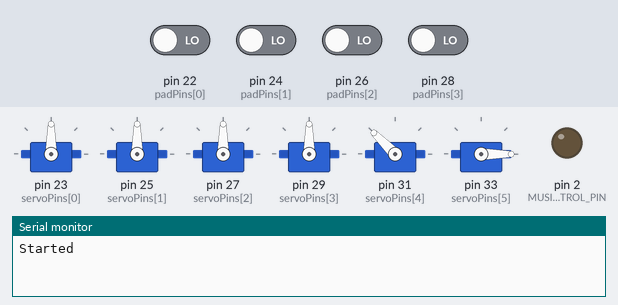
Bench run of a sketch on a simulated Arduino Mega 2560, built with avr-gcc and run on an emulated ATmega2560. Parts: 6 × servo, output pins drawn as LEDs (lit = HIGH), the last lines printed to the serial monitor. Dashed ring = blinking. Inputs (shaded band) come from the test bench; at power-on: pin 22 (padPins[0]), pin 24 (padPins[1]), pin 26 (padPins[2]), pin 28 (padPins[3]) LOW.

Above: at 5.7 s.
5.8 s: pin 24 (padPins[1]) driven HIGH
At 8.3 s:
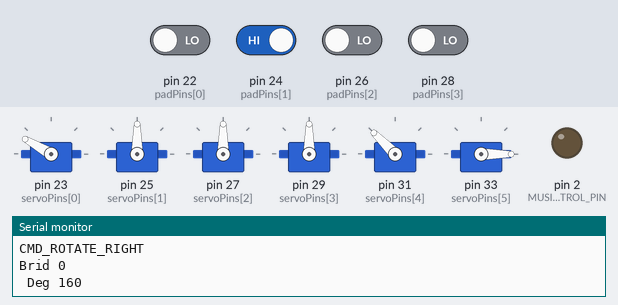
8.8 s: pin 26 (padPins[2]) driven HIGH
At 9.4 s:
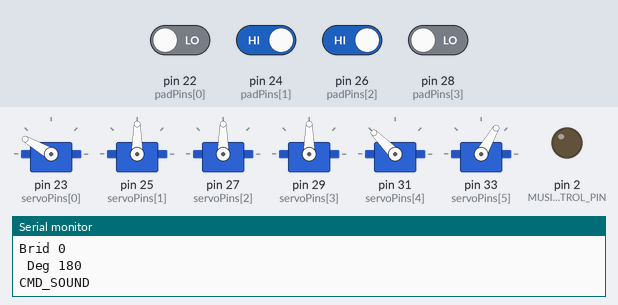
11.8 s: pin 22 (padPins[0]) driven HIGH
At 12.9 s:
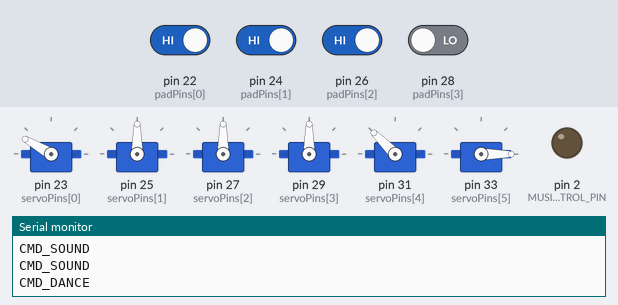
14.4 s: pin 24 (padPins[1]) driven LOW
At 15.6 s:
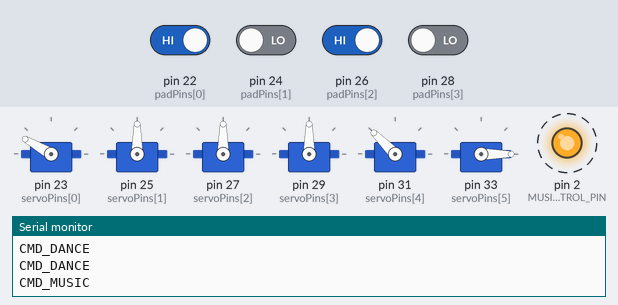
17.4 s: pin 26 (padPins[2]) driven LOW
At 18.2 s:
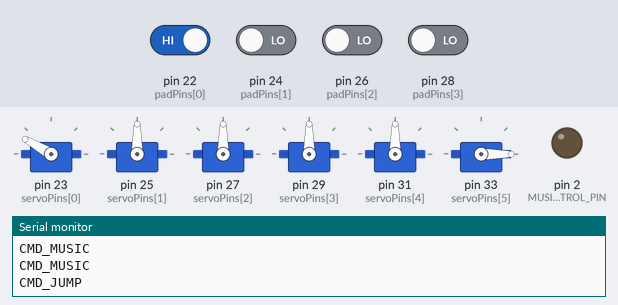
20.4 s: pin 22 (padPins[0]) driven LOW
At 21.8 s:
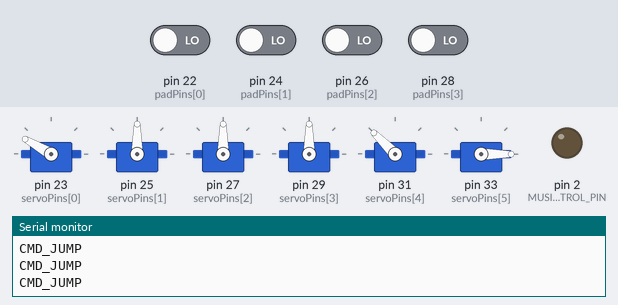
Timing chart, 0 to 22.9 s (numbered marks = the images above; inputs shaded):
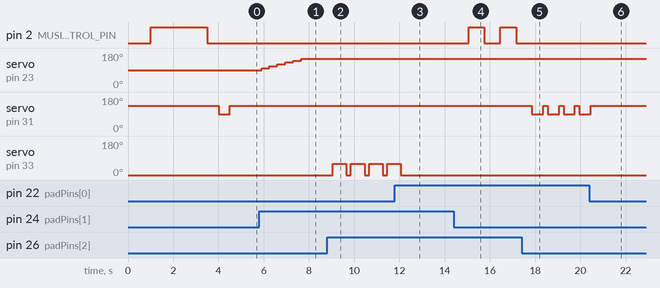

Measured:
- after the input at 5.8 s, servo on pin 23 (servoPins[0]): moves from 90° to 150° over 1.8 s, starting after 0.10 s
- after the input at 8.8 s, servo on pin 33 (servoPins[5]): alternates 60° for 0.60 s and 0° for 0.20 s, starting after 0.26 s
- after the input at 11.8 s, servo on pin 33 (servoPins[5]): goes on until 12.1 s, then stays 0°
- after the input at 14.4 s, pin 2 (MUSIC_CONTROL_PIN): alternates HIGH for 0.70 s and LOW for 0.70 s, starting after 0.66 s
- after the input at 17.4 s, pin 2 (MUSIC_CONTROL_PIN): stops changing and stays LOW; servo on pin 31 (servoPins[4]): alternates 135° for 0.20 s and 90° for 0.50 s, starting after 0.46 s
- after the input at 20.4 s, servo on pin 31 (servoPins[4]): goes on until 20.5 s, then stays 135°

The sketch:

DancingBirds.ino
```cpp
/**
 * \file DancingBirds.ino
 * \brief The arduino file for the dancing birds project
 *
 * \date September-October 2018
 * \author Enrico Miglino <balearicdynamics@gmail.com>
 * \version 1.0
 *
 */
#include <Servo.h>

#define _DEBUG

#define BIRD1_PIN 0             ///< Bird pin index (servo control)
#define BIRD2_PIN 1             ///< Bird pin index (servo control)
#define BIRD3_PIN 2             ///< Bird pin index (servo control)
#define BIRD4_PIN 3             ///< Bird pin index (servo control)
#define BRID_PLATFORM_PIN 4     ///< Queue motion servo
#define MUSICBUTTON_PIN 5       ///< Music selection button servo
#define MUSIC_CONTROL_PIN 2     ///< Music power pin

#define NUMSERVOS 6             ///< Number of servos organised in an array

#define MIN_ANGLE 0     ///< Real min angle of the servo. 0-180 Deg is refactored to it
#define MAX_ANGLE 150   ///< Ream max angle of the servo. 0-180 Deg is rfactored to it

//! Array of the servo pins
int servoPins[NUMSERVOS] = { 23, 25, 27, 29, 31, 33 };
//! Array of the servo library instances (one every servo)
Servo servos[NUMSERVOS];

// ===============================================
//  Pad pins
// ===============================================
#define NUM_PADS 4    ///< Pad buttons bits

//! Array of the pad pins
int padPins[NUM_PADS] = { 22, 24, 26, 28 };

// ===============================================
//  Birds Commands
// ===============================================

#define CMD_JUMP 0x01               ///< Birds platform jump once
#define CMD_ROTATE_RIGHT 0x02       ///< Rotate current bird right (no action if reach limit)
#define CMD_NEXT_BIRD 0x03          ///< Move control to next bird (1-4 cyclic)
#define CMD_ROTATE_LEFT 0x04        ///< Rotate current bird left (no action if reach limit)
#define CMD_MUSIC 0x05              ///< Change the status of the music player (On/Off)
#define CMD_SOUND 0x06              ///< Change the current playing music
#define CMD_DANCE 0X07              ///< Set birds dancing On/Off
#define CMD_STOP 0X08               ///< Power off the game

//! Commands constants
#define BIRDS_ROT_STEP 10    ///< Manual rotation step of the birds (Deg)
#define BIRDS_QUIET 90      ///<
#define BIRDS_MIN_ROT 0     ///< Minimum rotation angle of the birds (Deg)
#define BIRDS_MAX_ROT 180   ///< Minimum rotation angle of the birds (Deg)
#define BIRDS_RESTING 90    ///< Birds resting oint angle (Deg)
#define NUM_BIRDS 4         ///< Number of birds

#define BIRDS_JUMP_UP 90     ///< Birds platform up position (Deg)
#define BIRDS_JUMP_DOWN 135  ///< Birds platform down position (Deg)
#define BIRDS_JUMP_DELAY 500    ///< Duration of the birds platform jump

#define MUSIC_BUTTON_DOWN 60    ///< Music change button press position (Deg)
#define MUSIC_BUTTON_UP 0       ///< Music change button release position (Deg)
#define MUSIC_BUTTON_DELAY 600  ///< Delay of the music change button press to take effect (ms)

#define BIRD_DIRECTION_CW +1    ///< Birds rotation direction
#define BIRD_DIRECTION_CCW -1   ///< Birds rotation direction

//! Structure defining the status of the commands
typedef struct {
    boolean music;                      ///< The status of the music player
    boolean changeMusic;                ///< Request to press the music change button
    boolean dance;                      ///< Current dance status
    int birdsRotation[NUM_BIRDS];       ///< The birds rotation status
    boolean birdsJump;                  ///< Flex the birds
    int rotateDirection[NUM_BIRDS];     ///< Current rotation direction of the birds (+1/-1)
    int currentBird;                    ///< Current bird selected for motion
} cmdStatus;

cmdStatus birdsActivity;

/**
 * Initialize the commands status structure and set the status
 * of the servos accordingly
 */
void initActivityStatus() {
    int j;

    // Initialize the activity structure
    birdsActivity.music = false;
    birdsActivity.dance = false;
    birdsActivity.changeMusic = false;
    birdsActivity.birdsJump = false;
    birdsActivity.currentBird = 0;

    for(j = 0; j < NUM_BIRDS; j++) {
        birdsActivity.birdsRotation[j] = BIRDS_QUIET;
        birdsActivity.rotateDirection[j] = BIRD_DIRECTION_CW;
    }
    powerMusic();
    initServos();
}

/**
 * Change the currently selected bird.
 * If the last is reached, start with the firs
 */
 void changeBird() {

  birdsActivity.currentBird++;

  // If last bird is reached, select the first
  if(birdsActivity.currentBird == NUM_BIRDS) {
    birdsActivity.currentBird = 0;
  }
 }

/**
 * Initialise the servos.
 * This method is also called by the initActivityStatus() to setup the
 * servos to the initial position.
 */
void initServos() {
    int j;

    // Attach the servos to the corresponding pins
    for(j = 0; j < NUMSERVOS; j++) {
        servos[j].attach(servoPins[j]);
    }

    // Initialize the birds servos to the current position
    for(j = 0; j < NUM_BIRDS; j++) {
        setServo(j, birdsActivity.birdsRotation[j]);
    }

    // Initialize the position of the birds platform to the down position
    setServo(BRID_PLATFORM_PIN, BIRDS_JUMP_DOWN);

    // Initialize the position of the birds platform to the down position
    setServo(MUSICBUTTON_PIN, MUSIC_BUTTON_UP);

    // Force the music off
    powerMusic();
}

/**
 * Initialise the system for dancing.
 */
void initDance() {
    int j;

    for(j = 0; j < NUM_BIRDS; j++) {
        birdsActivity.birdsRotation[j] = BIRDS_QUIET;
        birdsActivity.rotateDirection[j] = BIRD_DIRECTION_CW;
        setServo(j, birdsActivity.birdsRotation[j]);
    }

    // Initialize the position of the birds platform to the down position
    setServo(BRID_PLATFORM_PIN, BIRDS_JUMP_DOWN);
    // Initialize the position of the birds platform to the down position
    setServo(MUSICBUTTON_PIN, MUSIC_BUTTON_UP);
}

/**
 * Test the system after startup
 */
 void testSystem() {

    birdsActivity.music = true;
    powerMusic();
    delay(1000);
    changeMusic();
    delay(1000);
    birdsActivity.music = false;
    powerMusic();
    birdsActivity.changeMusic = false;

    birdsActivity.birdsJump = true;
    jumpBirds();
    birdsActivity.birdsJump = false;
 }

/**
 * Executes a birds platform jump. The operation is conditioned to the
 * flex status.
 * This allows the function to be called programmatically every loop cycle
 * but the jump has effect depending on the flag status.
 * After the jump is executed, the jump status is reset
 */
void jumpBirds() {
    if(birdsActivity.birdsJump) {
        setServo(BRID_PLATFORM_PIN, BIRDS_JUMP_UP);
        delay(BIRDS_JUMP_DELAY);
        setServo(BRID_PLATFORM_PIN, BIRDS_JUMP_DOWN);
        birdsActivity.birdsJump = false;
    }
}

//! Position a servo at the desired angle
void setServo(int num, int deg) {
  deg = constrain(deg, MIN_ANGLE, MAX_ANGLE);
  servos[num].write(deg);
}

/**
 * Set On/Off the music player. he command needs half a second
 * of delay to be completed.
 */
void powerMusic() {
  if(birdsActivity.music) {
      digitalWrite(MUSIC_CONTROL_PIN, HIGH);
  }
  else {
      digitalWrite(MUSIC_CONTROL_PIN, LOW);
  }
  delay(500);
}

/**
 * Press the music change button, if there is a queued request.
 * Ater the command has been executed, the flag status is reset
 */
void changeMusic() {
  if(birdsActivity.changeMusic) {
    setServo(MUSICBUTTON_PIN, MUSIC_BUTTON_DOWN);
    delay(MUSIC_BUTTON_DELAY);
    setServo(MUSICBUTTON_PIN, MUSIC_BUTTON_UP);
    birdsActivity.changeMusic = false;
  }
}

/**
 * Executes the dance sequence of type "A"
 * The dance steps are exectued starting from the current position
 * of every bird.
 */
void dance() {
    int j, k = 0;

    // Initialize the dance, only if the dance flag is set
    // else the birds position is reset to quiet and manual
    // rotation has no efect
//    if(birdsActivity.dance) {
//      initDance();
//      delay(250);
//    }

    // Dance until the dance stops
    while(birdsActivity.dance) {
      int b;
      // Loop the birds
      for(b = 0; b < NUM_BIRDS; b++) {
          // -----------------------------------
          // Check for the direction clockwise
          // -----------------------------------
          if(birdsActivity.rotateDirection[b] == BIRD_DIRECTION_CW) {
              // Check if the position is at the end and invert the direction
              if(birdsActivity.birdsRotation[b] >= BIRDS_MAX_ROT) {
                  // Invert the direction
                  birdsActivity.rotateDirection[b] = BIRD_DIRECTION_CCW;
              } // Invert direction
              else {
                  // Increment the step
                  birdsActivity.birdsRotation[b] += BIRDS_ROT_STEP;
              } // Directiion clockwise
          } else {
              // -----------------------------------
              // Direction counterclockwise
              // -----------------------------------
              // Check if the position is at the end and invert the direction
              if(birdsActivity.birdsRotation[b] <= BIRDS_MIN_ROT) {
                  // Invert the direction
                  birdsActivity.rotateDirection[b] = BIRD_DIRECTION_CW;
              } // Invert direction
              else {
                  // Decrement the step
                  birdsActivity.birdsRotation[b] -= BIRDS_ROT_STEP;
              } // Decrement the position
          } // Direction counterclockwise
          // Position the bird servo
          birdsActivity.currentBird = b;
          rotateBird();
          delay(50);

          // Check for new commands in queue.
          // Only the dance commands are accepted
          // Note that only music has effect on the global structure
          k = checkMicroBitCommand();
          // Check for jump
          if(k == CMD_JUMP) {
      birdsActivity.birdsJump = true;
            jumpBirds();
            delay(10);
          } // Jump
          // Check for msic change
          if(k == CMD_SOUND) {
            birdsActivity.changeMusic = true;
            changeMusic();
            delay(100);
          } // Change music
          // Check for msic stop, dance ends
          if(k == CMD_MUSIC) {
            birdsActivity.music = false;
            birdsActivity.dance = false;
            powerMusic();
            delay(100);
          } // Music On/Off
        } // Loop the birds
  } // Dance until...
}

/**
 * Rotate the currentbird consideing the direction
 */
void rotateBird() {
  setServo(birdsActivity.currentBird,
      birdsActivity.birdsRotation[birdsActivity.currentBird]);
}

/**
 * Mnually rotate the current selected bird of a single step
 * when the right or let limit is reached the rotation stops
 */
void manualRotateBird() {

  if(birdsActivity.rotateDirection[birdsActivity.currentBird] == BIRD_DIRECTION_CW) {
      // Check if the position is at the end and invert the direction
      if(birdsActivity.birdsRotation[birdsActivity.currentBird] != BIRDS_MAX_ROT) {
        // Increment the step
        birdsActivity.birdsRotation[birdsActivity.currentBird] += BIRDS_ROT_STEP;
      } // Directiion clockwise
  } else {
      // -----------------------------------
      // Direction counterclockwise
      // -----------------------------------
      // Check if the position is at the end and invert the direction
      if(birdsActivity.birdsRotation[birdsActivity.currentBird] != BIRDS_MIN_ROT) {
        // Decrement the step
        birdsActivity.birdsRotation[birdsActivity.currentBird] -= BIRDS_ROT_STEP;
      } // Decrement the position
  } // Direction counterclockwise
  // Position the bird servo
  rotateBird();
#ifdef _DEBUG
  Serial.print("Brid ");
  Serial.println(birdsActivity.currentBird);
  Serial.print(" Deg ");
  Serial.println(birdsActivity.birdsRotation[birdsActivity.currentBird]);
#endif
}

/**
 * Check if a command byte is available from the micro:bit signals.
 * This function is used by the nomal checkPadStatus() command
 * parser and by the Dance() function to make it interruptable
 * when the music is disabled.
 */
int checkMicroBitCommand() {
  int padByte = 0x00;

  // Calculate the bite value
  padByte = 1 * digitalRead(padPins[0]) +
            2 * digitalRead(padPins[1]) +
            4 * digitalRead(padPins[2]) +
            8 * digitalRead(padPins[3]);

  return padByte;
}

/**
 * Check the status of the pad pins and update the
 * status byte between 0x01 and 0x08
 */
void checkPadStatus() {
  int padByte = 0x00;

  padByte = checkMicroBitCommand();

  switch(padByte) {

    case CMD_JUMP:
#ifdef _DEBUG
  Serial.println("CMD_JUMP");
#endif
      // Set the jump status request to true. The jump will be executed
      // anyway from the main loop or the dance function and does no
      // change the other statuses. After the jump is exectued the request
      // is reset.
      birdsActivity.birdsJump = true;
      break;

    case CMD_ROTATE_RIGHT:
#ifdef _DEBUG
  Serial.println("CMD_ROTATE_RIGHT");
#endif
      // Set the rotation direction to clockwise.
      // This command disable the dance mode.
      birdsActivity.rotateDirection[birdsActivity.currentBird] = BIRD_DIRECTION_CW;
      manualRotateBird();
      delay(150); // avoid multiple commands
      break;

    case CMD_NEXT_BIRD:
#ifdef _DEBUG
  Serial.println("CMD_NEXT_BIRD");
#endif
      // Change the current controlled bird to the next one. If
      // the max limit is reached, the next bird is the first one
      // This command disable the dance mode.
      birdsActivity.currentBird++;
      if(birdsActivity.currentBird == NUM_BIRDS) {
        birdsActivity.currentBird = 0;
      }
      delay(500); // avoid multiple commands
      break;

    case CMD_ROTATE_LEFT:
#ifdef _DEBUG
  Serial.println("CMD_ROTATE_LEFT");
#endif
      // Set the rotation direction to counterclockwise.
      // This command disable the dance mode.
      birdsActivity.rotateDirection[birdsActivity.currentBird] = BIRD_DIRECTION_CCW;
      manualRotateBird();
      delay(150); // avoid multiple commands
      break;

    case CMD_MUSIC:
#ifdef _DEBUG
  Serial.println("CMD_MUSIC");
#endif
      // Change the music status. The command is processed in
      // the main loop main or in the dance command/
      // Disabling the music dance if running is stoped
      if(birdsActivity.music) {
        birdsActivity.music = false;
        birdsActivity.dance = false;
      }
      else {
        birdsActivity.music = true;
      }
      powerMusic();
      break;

    case CMD_SOUND:
#ifdef _DEBUG
  Serial.println("CMD_SOUND");
#endif
      // Set the change music request.
      // The command is processed in the main loop or at the end of a dance
      // sequece (end of movements loop cycle)
      birdsActivity.changeMusic = true;
      break;

    case CMD_DANCE:
#ifdef _DEBUG
  Serial.println("CMD_DANCE");
#endif
      // Change the dance status. The command is processed in
      // the main loop or in the dance command.
      // If the music is off the command has no effect (dance will be off)
      // Stopping dance does not stop the music
      if(birdsActivity.music) {
        birdsActivity.dance = true;
      }
      delay(500);
      break;

    case CMD_STOP:
#ifdef _DEBUG
  Serial.println("CMD_STOP");
#endif
      initActivityStatus(); // Reinitialize the system
      break;
  }
}

/**
 * Process the commands in the right order and eventually
 * pass the control to the dance process
 * The commands not managed by the commandProcessor() are
 * executed as they are detected vy the checkPadStaus()
 * command parser
 */
 void commandProcessor() {
  jumpBirds();
  changeMusic();
  dance();
 }

//! Initialisation function
void setup() {
    int j;

    // Initialize the music power On/Off
    pinMode(MUSIC_CONTROL_PIN, OUTPUT);
    // Initialize the control pad pins
    for(j = 0; j < NUM_PADS; j++) {
      pinMode(padPins[j], INPUT);
    }
    // Initilize the status structure and the servos
    initActivityStatus();
    // Test the servos on startup
    testSystem();

#ifdef _DEBUG
    Serial.begin(9600);
    Serial.println("\nStarted");
#endif
}

//! Application main loop
//! Constantly check the pad status and launch the command
//! processor.
void loop() {
  checkPadStatus();
  commandProcessor();
  delay(200);
}
```
